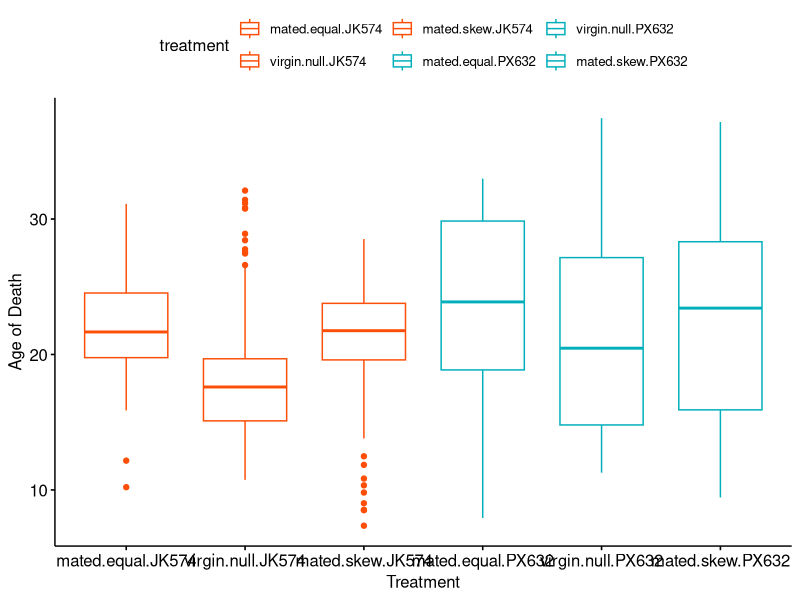
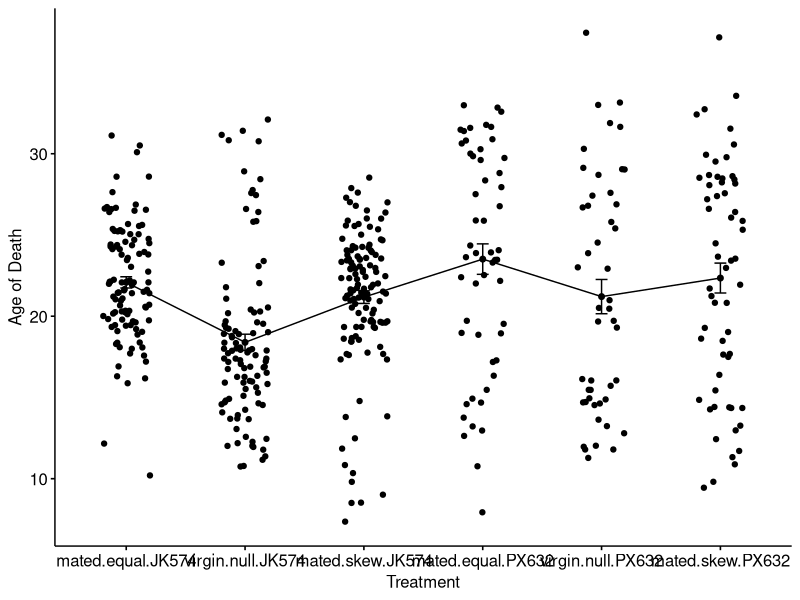

The R source for these figures, in order:

library(dplyr)
library(ggpubr)

original <- read.csv(file="RL_010419.csv", header=TRUE, sep=",")

lifespan1 <- subset(original, select = c("Condition1", "Condition2", "Ageofdeath", "Strain"))
names(lifespan1) <- c("condition.1", "condition.2", "death.age", "strain")
lifespan1$conditions <- with(lifespan1, interaction(condition.1, condition.2))
lifespan1$treatment <- with (lifespan1, interaction(conditions, strain))
lifespan1$dead <- 1

print(lifespan1)

lifespan2 <- subset(lifespan1, select = c(death.age, treatment))
print(lifespan2)

dplyr::sample_n(lifespan2, 10)
levels(lifespan2$treatment)

group_by(lifespan2, treatment) %>%
  summarise(
    count = n(),
    mean = mean(death.age, na.rm = TRUE),
    sd = sd(death.age, na.rm = TRUE)
  )

ggboxplot(lifespan2, x = "treatment", y = "death.age", 
          color = "treatment", palette = c("#FC4E07", "#FC4E07", "#FC4E07", "#00AFBB", "#00AFBB", "#00AFBB"),
          order = c("mated.equal.JK574", "virgin.null.JK574", "mated.skew.JK574", "mated.equal.PX632", "virgin.null.PX632", "mated.skew.PX632"), 
          ylab = "Age of Death", xlab = "Treatment")


ggline(lifespan2, x = "treatment", y = "death.age", 
       add = c("mean_se", "jitter"), 
       order = c("mated.equal.JK574", "virgin.null.JK574", "mated.skew.JK574", "mated.equal.PX632", "virgin.null.PX632", "mated.skew.PX632"),
       ylab = "Age of Death", xlab = "Treatment")

res.aov <- aov(death.age ~ treatment, data = lifespan2)
summary(res.aov)
TukeyHSD(res.aov)


#virgin.null.JK574-mated.equal.JK574 0.0000137
#mated.skew.JK574-virgin.null.JK574 0.0017520
#mated.equal.PX632-virgin.null.JK574 0.0000004
#mated.skew.PX632-virgin.null.JK574  0.0001180

